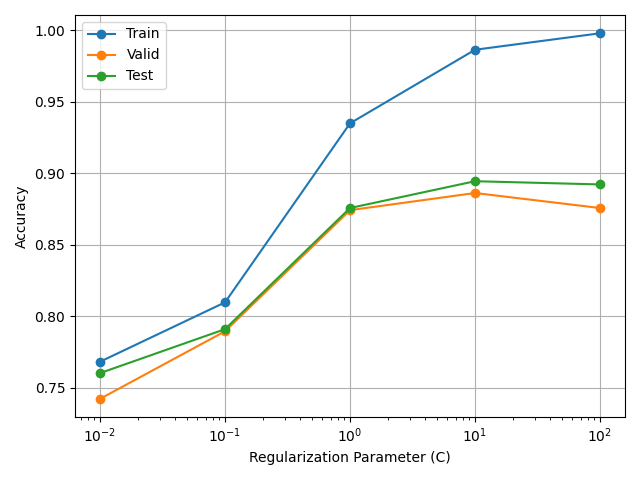

The Python source for this figure:
from knock52 import load_features, load_labels
from sklearn.linear_model import LogisticRegression
from sklearn.metrics import accuracy_score
import matplotlib.pyplot as plt

def train_model(features, labels, C):
    model = LogisticRegression(C=C, max_iter=1000)
    model.fit(features, labels)
    return model

def evaluate_model(model, features, labels):
    predictions = model.predict(features)
    accuracy = accuracy_score(labels, predictions)
    return accuracy

def main():
    # 特徴量の読み込み
    train_features = load_features("train.feature.txt")
    valid_features = load_features("valid.feature.txt")
    test_features = load_features("test.feature.txt")

    # ラベルの読み込み
    train_labels = load_labels("train.txt")
    valid_labels = load_labels("valid.txt")
    test_labels = load_labels("test.txt")

    # 正則化パラメータの設定
    C_values = [0.01, 0.1, 1.0, 10.0, 100.0]

    # 正解率を格納するリスト
    train_accuracies = []
    valid_accuracies = []
    test_accuracies = []

    # 正則化パラメータを変えながらモデルを学習し、正解率を評価
    for C in C_values:
        model = train_model(train_features, train_labels, C)
        train_accuracy = evaluate_model(model, train_features, train_labels)
        valid_accuracy = evaluate_model(model, valid_features, valid_labels)
        test_accuracy = evaluate_model(model, test_features, test_labels)

        train_accuracies.append(train_accuracy)
        valid_accuracies.append(valid_accuracy)
        test_accuracies.append(test_accuracy)

    # グラフのプロット
    plt.plot(C_values, train_accuracies, marker='o', label='Train')
    plt.plot(C_values, valid_accuracies, marker='o', label='Valid')
    plt.plot(C_values, test_accuracies, marker='o', label='Test')
    plt.xscale('log')
    plt.xlabel('Regularization Parameter (C)')
    plt.ylabel('Accuracy')
    plt.legend()
    plt.grid()
    plt.tight_layout()
    plt.savefig('knock58.png')
    plt.show()

if __name__ == "__main__":
    main()